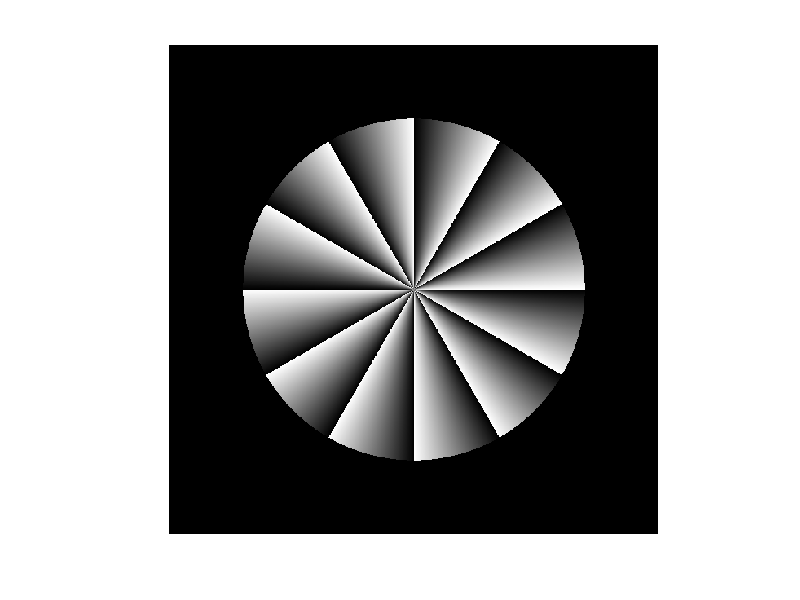

MATLAB code to generate this figure:
%ClassExercise6


%%6.1 Color Constancy

n=101;
[X,Y]=meshgrid(linspace(-2,2,n));
X(30:40,10:90) = 0.10;
X(60:70,10:90) = 1.20;

figure(1);
imagesc(X);
colormap(gray(256))

%%6.2 Periphery Drift Illusion

%a
n=600;
segments = 6; 
radius = .7; 

[X,Y] = meshgrid(linspace(-1,1,n));


theta = atan2(Y,X)/pi;
theta = mod(theta*segments,1);

radiusimage = sqrt(X.^2+Y.^2);
aperture=NaN(size(radiusimage));
aperture(radiusimage<radius)=1;
aperture(radiusimage>=radius)=0;

illusion=theta.*aperture;
imagesc(illusion);
axis square
axis off
colormap(winter)

%b
n=600;
segments = 6; 
radius = .7; 

[X,Y] = meshgrid(linspace(-1,1,n));
theta = atan2(Y,X)/pi;
theta = mod(theta*segments,1);

radiusimage = sqrt(X.^2+Y.^2);
aperture=NaN(size(radiusimage));
aperture(radiusimage<radius)=1;
aperture(radiusimage>=radius)=0;

illusion=theta.*aperture;
imagesc(illusion);
axis square
axis off
colormap(gray(256))

%from dark to light clockwise